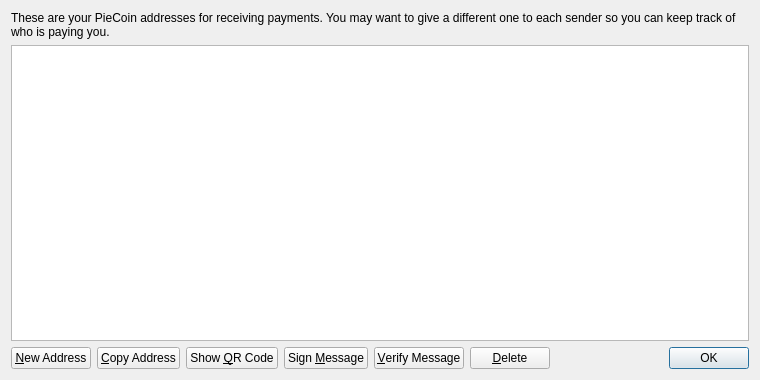
<?xml version="1.0" encoding="UTF-8"?>
<ui version="4.0">
 <class>AddressBookPage</class>
 <widget class="QWidget" name="AddressBookPage">
  <property name="geometry">
   <rect>
    <x>0</x>
    <y>0</y>
    <width>760</width>
    <height>380</height>
   </rect>
  </property>
  <property name="windowTitle">
   <string>Address Book</string>
  </property>
  <layout class="QVBoxLayout" name="verticalLayout">
   <item>
    <widget class="QLabel" name="labelExplanation">
     <property name="text">
      <string>These are your PieCoin addresses for receiving payments. You may want to give a different one to each sender so you can keep track of who is paying you.</string>
     </property>
     <property name="textFormat">
      <enum>Qt::PlainText</enum>
     </property>
     <property name="wordWrap">
      <bool>true</bool>
     </property>
    </widget>
   </item>
   <item>
    <widget class="QTableView" name="tableView">
     <property name="contextMenuPolicy">
      <enum>Qt::CustomContextMenu</enum>
     </property>
     <property name="toolTip">
      <string>Double-click to edit address or label</string>
     </property>
     <property name="tabKeyNavigation">
      <bool>false</bool>
     </property>
     <property name="selectionMode">
      <enum>QAbstractItemView::SingleSelection</enum>
     </property>
     <property name="selectionBehavior">
      <enum>QAbstractItemView::SelectRows</enum>
     </property>
     <property name="sortingEnabled">
      <bool>true</bool>
     </property>
     <attribute name="verticalHeaderVisible">
      <bool>false</bool>
     </attribute>
    </widget>
   </item>
   <item>
    <layout class="QHBoxLayout" name="horizontalLayout">
     <item>
      <widget class="QPushButton" name="newAddressButton">
       <property name="toolTip">
        <string>Create a new address</string>
       </property>
       <property name="text">
        <string>&amp;New Address</string>
       </property>
      </widget>
     </item>
     <item>
      <widget class="QPushButton" name="copyToClipboard">
       <property name="toolTip">
        <string>Copy the currently selected address to the system clipboard</string>
       </property>
       <property name="text">
        <string>&amp;Copy Address</string>
       </property>
      </widget>
     </item>
     <item>
      <widget class="QPushButton" name="showQRCode">
       <property name="text">
        <string>Show &amp;QR Code</string>
       </property>
      </widget>
     </item>
     <item>
      <widget class="QPushButton" name="signMessage">
       <property name="toolTip">
        <string>Sign a message to prove you own a PieCoin address</string>
       </property>
       <property name="text">
        <string>Sign &amp;Message</string>
       </property>
      </widget>
     </item>
     <item>
      <widget class="QPushButton" name="verifyMessage">
       <property name="toolTip">
        <string>Verify a message to ensure it was signed with a specified PieCoin address</string>
       </property>
       <property name="text">
        <string>&amp;Verify Message</string>
       </property>
      </widget>
     </item>
     <item>
      <widget class="QPushButton" name="deleteButton">
       <property name="toolTip">
        <string>Delete the currently selected address from the list</string>
       </property>
       <property name="text">
        <string>&amp;Delete</string>
       </property>
      </widget>
     </item>
     <item>
      <spacer name="horizontalSpacer">
       <property name="orientation">
        <enum>Qt::Horizontal</enum>
       </property>
       <property name="sizeHint" stdset="0">
        <size>
         <width>40</width>
         <height>20</height>
        </size>
       </property>
      </spacer>
     </item>
     <item>
      <widget class="QDialogButtonBox" name="buttonBox">
       <property name="sizePolicy">
        <sizepolicy hsizetype="Maximum" vsizetype="Fixed">
         <horstretch>0</horstretch>
         <verstretch>0</verstretch>
        </sizepolicy>
       </property>
       <property name="standardButtons">
        <set>QDialogButtonBox::Ok</set>
       </property>
      </widget>
     </item>
    </layout>
   </item>
  </layout>
 </widget>
 <resources>
  <include location="../bitcoin.qrc"/>
 </resources>
 <connections/>
</ui>
